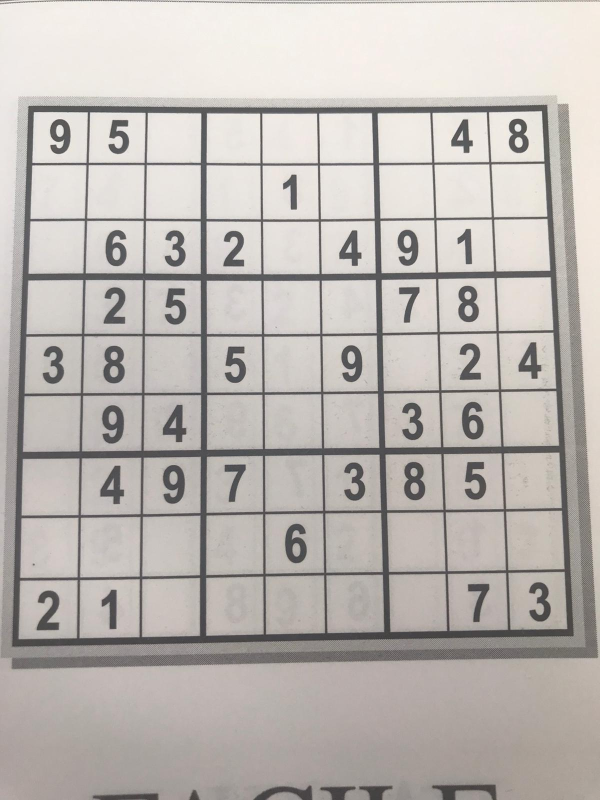
#> input picture Thomas/exemple 1.jpg, 1200 x 1600 px (shown at 1/2 size)
$ python grid_extractor.py
#> lines starting #> are read from the running program, lines starting #| are printed output that depends on the picture; after the words box and inside, x2 and y2 are one past the last pixel; in counts of white or black regions, pixels touching at a corner belong together
import cv2
import operator
import numpy as np
from matplotlib import pyplot as plt


# [68 lines left out: functions plot_many_images, show_image, show_digits, convert_when_colour, display_points, display_rects and 1 more, not called in this run]


def pre_process_image(img, skip_dilate=False):
	"""Uses a blurring function, adaptive thresholding and dilation to expose the main features of an image."""

	# Gaussian blur with a kernal size (height, width) of 9.
	# Note that kernal sizes must be positive and odd and the kernel must be square.
	proc = cv2.GaussianBlur(img.copy(), (9, 9), 0)

	# Adaptive threshold using 11 nearest neighbour pixels
	proc = cv2.adaptiveThreshold(proc, 255, cv2.ADAPTIVE_THRESH_GAUSSIAN_C, cv2.THRESH_BINARY, 11, 2)

	# Invert colours, so gridlines have non-zero pixel values.
	# Necessary to dilate the image, otherwise will look like erosion instead.
	proc = cv2.bitwise_not(proc, proc)

	if not skip_dilate:
		# Dilate the image to increase the size of the grid lines.
		kernel = np.array([[0., 1., 0.], [1., 1., 1.], [0., 1., 0.]], np.uint8)
		proc = cv2.dilate(proc, kernel)

	return proc


def find_corners_of_largest_polygon(img):
	"""Finds the 4 extreme corners of the largest contour in the image."""
	contours, h = cv2.findContours(img.copy(), cv2.RETR_EXTERNAL, cv2.CHAIN_APPROX_SIMPLE)  # Find contours
	contours = sorted(contours, key=cv2.contourArea, reverse=True)  # Sort by area, descending
	polygon = contours[0]  # Largest image

	# Use of `operator.itemgetter` with `max` and `min` allows us to get the index of the point
	# Each point is an array of 1 coordinate, hence the [0] getter, then [0] or [1] used to get x and y respectively.

	# Bottom-right point has the largest (x + y) value
	# Top-left has point smallest (x + y) value
	# Bottom-left point has smallest (x - y) value
	# Top-right point has largest (x - y) value
	bottom_right, _ = max(enumerate([pt[0][0] + pt[0][1] for pt in polygon]), key=operator.itemgetter(1))
	top_left, _ = min(enumerate([pt[0][0] + pt[0][1] for pt in polygon]), key=operator.itemgetter(1))
	bottom_left, _ = min(enumerate([pt[0][0] - pt[0][1] for pt in polygon]), key=operator.itemgetter(1))
	top_right, _ = max(enumerate([pt[0][0] - pt[0][1] for pt in polygon]), key=operator.itemgetter(1))

	# Return an array of all 4 points using the indices
	# Each point is in its own array of one coordinate
	return [polygon[top_left][0], polygon[top_right][0], polygon[bottom_right][0], polygon[bottom_left][0]]


def distance_between(p1, p2):
	"""Returns the scalar distance between two points"""
	a = p2[0] - p1[0]
	b = p2[1] - p1[1]
	return np.sqrt((a ** 2) + (b ** 2))


def crop_and_warp(img, crop_rect):
	"""Crops and warps a rectangular section from an image into a square of similar size."""

	# Rectangle described by top left, top right, bottom right and bottom left points
	top_left, top_right, bottom_right, bottom_left = crop_rect[0], crop_rect[1], crop_rect[2], crop_rect[3]

	# Explicitly set the data type to float32 or `getPerspectiveTransform` will throw an error
	src = np.array([top_left, top_right, bottom_right, bottom_left], dtype='float32')

	# Get the longest side in the rectangle
	side = max([
		distance_between(bottom_right, top_right),
		distance_between(top_left, bottom_left),
		distance_between(bottom_right, bottom_left),
		distance_between(top_left, top_right)
	])

	# Describe a square with side of the calculated length, this is the new perspective we want to warp to
	dst = np.array([[0, 0], [side - 1, 0], [side - 1, side - 1], [0, side - 1]], dtype='float32')

	# Gets the transformation matrix for skewing the image to fit a square by comparing the 4 before and after points
	m = cv2.getPerspectiveTransform(src, dst)

	# Performs the transformation on the original image
	return cv2.warpPerspective(img, m, (int(side), int(side)))


def infer_grid(img):
	"""Infers 81 cell grid from a square image."""
	squares = []
	side = img.shape[:1]
	side = side[0] / 9

	# Note that we swap j and i here so the rectangles are stored in the list reading left-right instead of top-down.
	for j in range(9):
		for i in range(9):
			p1 = (i * side, j * side)  # Top left corner of a bounding box
			p2 = ((i + 1) * side, (j + 1) * side)  # Bottom right corner of bounding box
			squares.append((p1, p2))
	return squares


def cut_from_rect(img, rect):
	"""Cuts a rectangle from an image using the top left and bottom right points."""
	return img[int(rect[0][1]):int(rect[1][1]), int(rect[0][0]):int(rect[1][0])]


def scale_and_centre(img, size, margin=0, background=0):
	"""Scales and centres an image onto a new background square."""
	h, w = img.shape[:2]

	def centre_pad(length):
		"""Handles centering for a given length that may be odd or even."""
		if length % 2 == 0:
			side1 = int((size - length) / 2)
			side2 = side1
		else:
			side1 = int((size - length) / 2)
			side2 = side1 + 1
		return side1, side2

	def scale(r, x):
		return int(r * x)

	if h > w:
		t_pad = int(margin / 2)
		b_pad = t_pad
		ratio = (size - margin) / h
		w, h = scale(ratio, w), scale(ratio, h)
		l_pad, r_pad = centre_pad(w)
	else:
		l_pad = int(margin / 2)
		r_pad = l_pad
		ratio = (size - margin) / w
		w, h = scale(ratio, w), scale(ratio, h)
		t_pad, b_pad = centre_pad(h)

	img = cv2.resize(img, (w, h))
	img = cv2.copyMakeBorder(img, t_pad, b_pad, l_pad, r_pad, cv2.BORDER_CONSTANT, None, background)
	return cv2.resize(img, (size, size))


def find_largest_feature(inp_img, scan_tl=None, scan_br=None):
	"""
	Uses the fact the `floodFill` function returns a bounding box of the area it filled to find the biggest
	connected pixel structure in the image. Fills this structure in white, reducing the rest to black.
	"""
	img = inp_img.copy()  # Copy the image, leaving the original untouched
	height, width = img.shape[:2]

	max_area = 0
	seed_point = (None, None)

	if scan_tl is None:
		scan_tl = [0, 0]

	if scan_br is None:
		scan_br = [width, height]

	# Loop through the image
	for x in range(scan_tl[0], scan_br[0]):
		for y in range(scan_tl[1], scan_br[1]):
			# Only operate on light or white squares
			if img.item(y, x) == 255 and x < width and y < height:  # Note that .item() appears to take input as y, x
				area = cv2.floodFill(img, None, (x, y), 64)
				if area[0] > max_area:  # Gets the maximum bound area which should be the grid
					max_area = area[0]
					seed_point = (x, y)

	# Colour everything grey (compensates for features outside of our middle scanning range
	for x in range(width):
		for y in range(height):
			if img.item(y, x) == 255 and x < width and y < height:
				cv2.floodFill(img, None, (x, y), 64)

	mask = np.zeros((height + 2, width + 2), np.uint8)  # Mask that is 2 pixels bigger than the image

	# Highlight the main feature
	if all([p is not None for p in seed_point]):
		cv2.floodFill(img, mask, seed_point, 255)

	top, bottom, left, right = height, 0, width, 0

	for x in range(width):
		for y in range(height):
			if img.item(y, x) == 64:  # Hide anything that isn't the main feature
				cv2.floodFill(img, mask, (x, y), 0)

			# Find the bounding parameters
			if img.item(y, x) == 255:
				top = y if y < top else top
				bottom = y if y > bottom else bottom
				left = x if x < left else left
				right = x if x > right else right

	bbox = [[left, top], [right, bottom]]
	return img, np.array(bbox, dtype='float32'), seed_point


def extract_digit(img, rect, size):
	"""Extracts a digit (if one exists) from a Sudoku square."""

	digit = cut_from_rect(img, rect)  # Get the digit box from the whole square

	# Use fill feature finding to get the largest feature in middle of the box
	# Margin used to define an area in the middle we would expect to find a pixel belonging to the digit
	h, w = digit.shape[:2]
	margin = int(np.mean([h, w]) / 2.5)
	_, bbox, seed = find_largest_feature(digit, [margin, margin], [w - margin, h - margin])
	digit = cut_from_rect(digit, bbox)

	# Scale and pad the digit so that it fits a square of the digit size we're using for machine learning
	w = bbox[1][0] - bbox[0][0]
	h = bbox[1][1] - bbox[0][1]

	# Ignore any small bounding boxes
	if w > 0 and h > 0 and (w * h) > 100 and len(digit) > 0:
		return scale_and_centre(digit, size, 4)
	else:
		return np.zeros((size, size), np.uint8)


def get_digits(img, squares, size):
	"""Extracts digits from their cells and builds an array"""
	digits = []
	img = pre_process_image(img.copy(), skip_dilate=True)
	for square in squares:
		digits.append(extract_digit(img, square, size))
	return digits


def erosion(digits):
	kernel = np.array([[01., 0, 0.], [0., 0.,0.], [1., 0., 1.]], np.uint8)
	for i in range(len(digits)):
		digits[i] = cv2.erode(digits[i], kernel)


def parse_grid(path):
	original = cv2.imread(path, cv2.IMREAD_GRAYSCALE)
	processed = pre_process_image(original)
	corners = find_corners_of_largest_polygon(processed)
	cropped = crop_and_warp(original, corners)
	squares = infer_grid(cropped)
	digits = get_digits(cropped, squares, 28)
	erosion(digits)
	return(digits)


def main():
	parse_grid('exemple 1.jpg')
#> in pre_process_image, `proc = cv2.adaptiveThreshold(proc, 255, cv2.ADAPTIVE_THRESH_GAUSSIAN_C..`:
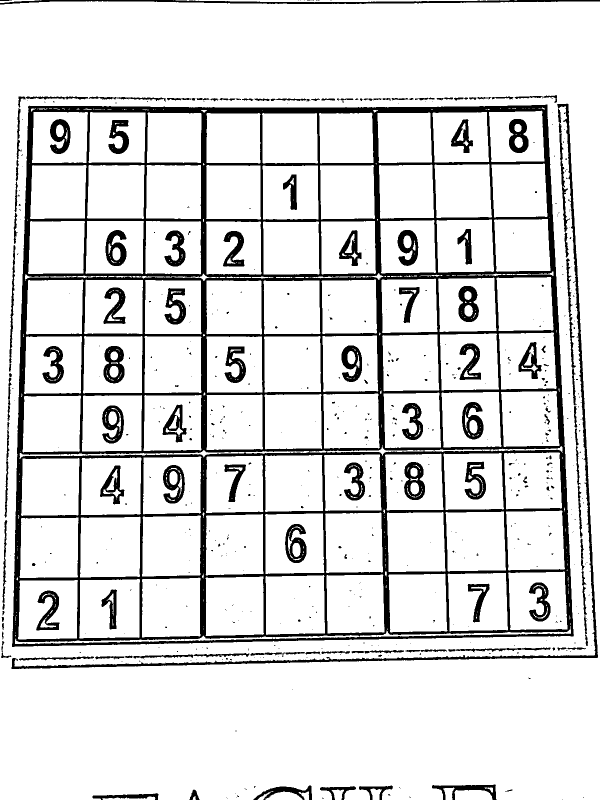
#> proc: shape (1600, 1200) (shown at 1/2 size); 87% white; 596 black regions (462 under 20 px), largest, box (x1, y1, x2, y2) and area: (24, 209, 1148, 1294) 155073, (23, 207, 1196, 1338) 13110, (0, 0, 1200, 9) 4295
#> in pre_process_image, `proc = cv2.dilate(proc, kernel)`:
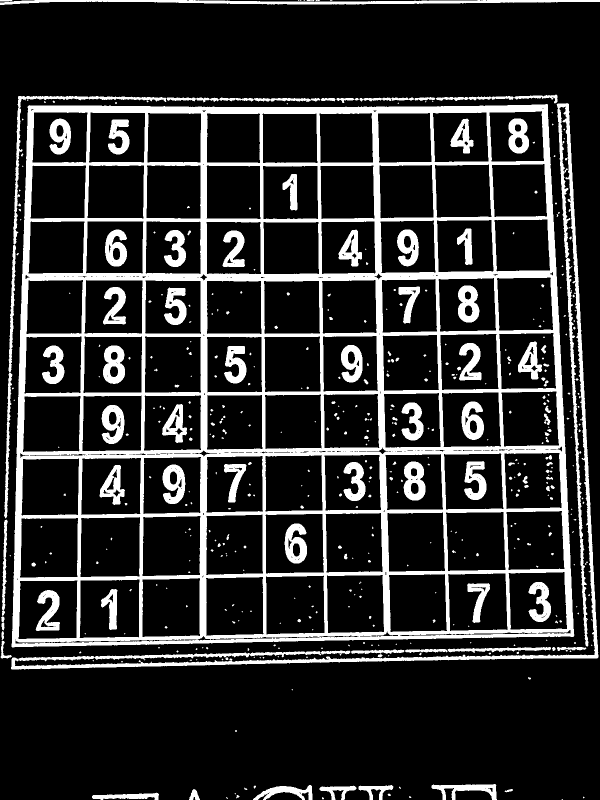
#> proc: shape (1600, 1200) (shown at 1/2 size); 17.3% white; 465 white regions (287 under 20 px)
#> in find_corners_of_largest_polygon, `contours, h = cv2.findContours(img.copy(), cv2.RETR_EXTERNAL, cv2.CHAI..`: contours = 147 contours, 118 with area under 20; largest, box (x1, y1, x2, y2) and area: (23, 208, 1149, 1295) 1158486, (22, 206, 1197, 1339) 22656, (8, 192, 333, 1037) 5143, (0, 0, 1200, 10) 5046, (863, 1568, 994, 1600) 1718; h = 147 rows, first 6: [1, -1, -1, -1], [2, 0, -1, -1], [3, 1, -1, -1], [4, 2, -1, -1], [5, 3, -1, -1], [6, 4, -1, -1]
#> in find_corners_of_largest_polygon, `polygon = contours[0]`: polygon = contour of 600 points, box (x1, y1, x2, y2) (23, 208, 1149, 1295), area 1158486
#> in find_corners_of_largest_polygon, `bottom_right, _ = max(enumerate([pt[0][0] + pt[0][1] for pt in polygon..`: bottom_right = 448
#> in find_corners_of_largest_polygon, `top_left, _ = min(enumerate([pt[0][0] + pt[0][1] for pt in polygon]), ..`: top_left = 106
#> in find_corners_of_largest_polygon, `bottom_left, _ = min(enumerate([pt[0][0] - pt[0][1] for pt in polygon]..`: bottom_left = 288
#> in find_corners_of_largest_polygon, `top_right, _ = max(enumerate([pt[0][0] - pt[0][1] for pt in polygon]),..`: top_right = 598
#> in parse_grid, `corners = find_corners_of_largest_polygon(processed)`: corners = [[57, 211], [1095, 209], [1146, 1273], [23, 1293]]
#> in crop_and_warp, `top_left, top_right, bottom_right, bottom_left = crop_rect[0], crop_re..`: top_left = [57, 211]; top_right = [1095, 209]; bottom_right = [1146, 1273]; bottom_left = [23, 1293]
#> in crop_and_warp, `src = np.array([top_left, top_right, bottom_right, bottom_left], dtype..`: src = [[57, 211], [1095, 209], [1146, 1273], [23, 1293]]
#> in distance_between, `a = p2[0] - p1[0]`: a = -51
#> in distance_between, `b = p2[1] - p1[1]`: b = -1064
#> in crop_and_warp, `side = max([ distance_between(bottom_right, top_right), distance_betwe..`: side = 1123.2
#> in crop_and_warp, `dst = np.array([[0, 0], [side - 1, 0], [side - 1, side - 1], [0, side ..`: dst = [[0, 0], [1122.2, 0], [1122.2, 1122.2], [0, 1122.2]]
#> in crop_and_warp, `m = cv2.getPerspectiveTransform(src, dst)`: m = [[1.08, 0.034, -68.79], [0.0022, 1.14, -240.7], [-1.48e-05, 7.72e-05, 1]]
#> in crop_and_warp, `return cv2.warpPerspective(img, m, (int(side), int(side)))`:
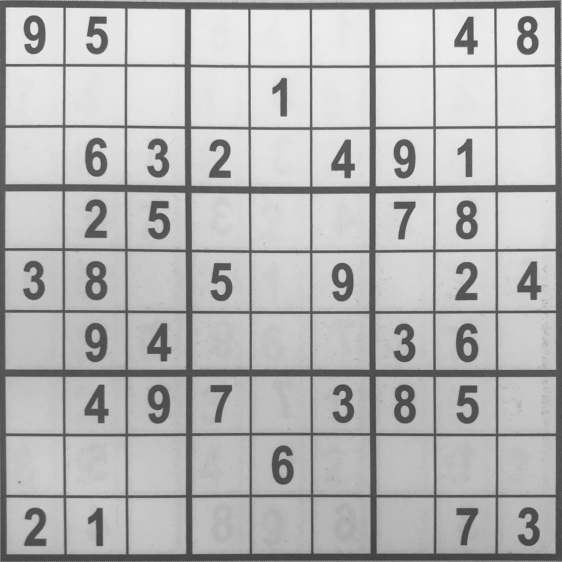
#> returned value: shape (1123, 1123) (shown at 1/2 size); min 55, max 249, mean 181.5
#> in parse_grid, `squares = infer_grid(cropped)`: squares = 81 items
#> call 2 of pre_process_image, with skip_dilate = True
#> in pre_process_image (call 2), `proc = cv2.adaptiveThreshold(proc, 255, cv2.ADAPTIVE_THRESH_GAUSSIAN_C..`:
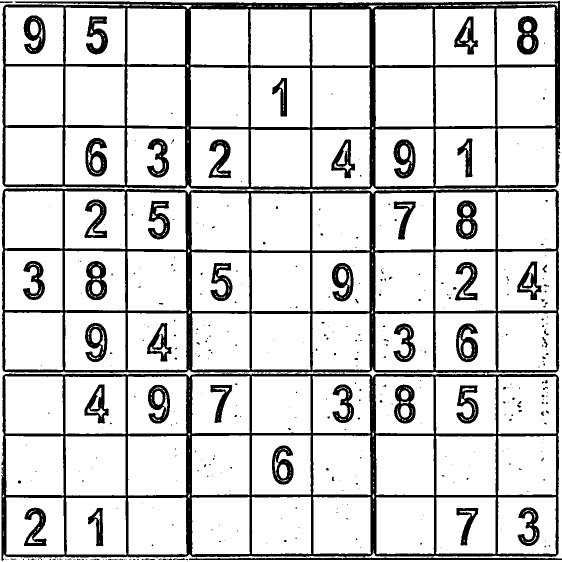
#> proc: shape (1123, 1123) (shown at 1/2 size); 83.1% white; 404 black regions (330 under 20 px), largest, box (x1, y1, x2, y2) and area: (3, 376, 1119, 1122) 93502, (4, 1, 1121, 380) 54751, (378, 1115, 1123, 1120) 2890
#> the loop in get_digits, `for square in squares:` made 81 passes
#> square on passes 37 to 48: ((0, 499.1), (124.8, 623.9)), ((124.8, 499.1), (249.6, 623.9)), ((249.6, 499.1), (374.3, 623.9)), ((374.3, 499.1), (499.1, 623.9)), ((499.1, 499.1), (623.9, 623.9)), ((623.9, 499.1), (748.7, 623.9)), ((748.7, 499.1), (873.4, 623.9)), ((873.4, 499.1), (998.2, 623.9)), ((998.2, 499.1), (1123, 623.9)), ((0, 623.9), (124.8, 748.7)), ((124.8, 623.9), (249.6, 748.7)), ((249.6, 623.9), (374.3, 748.7))
#> (square, margin in extract_digit) on passes 3, 4, 5, 6, 7, 10: (((249.6, 0), (374.3, 124.8)), 49), (((374.3, 0), (499.1, 124.8)), 49), (((499.1, 0), (623.9, 124.8)), 49), (((623.9, 0), (748.7, 124.8)), 49), (((748.7, 0), (873.4, 124.8)), 49), (((0, 124.8), (124.8, 249.6)), 49)
#> pass 1, in extract_digit, `digit = cut_from_rect(digit, bbox)`:
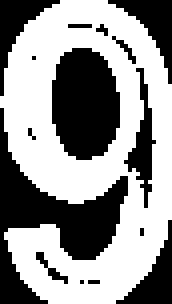
#> digit: shape (76, 43) (shown 4 times larger); 57.7% white; 15 black regions (9 under 20 px), largest, box (x1, y1, x2, y2) and area: (0, 27, 32, 76) 510, (13, 12, 30, 40) 385, (27, 0, 43, 21) 118, (0, 0, 15, 24) 111, (29, 55, 43, 76) 110, (31, 17, 39, 52) 99
#> pass 1, in scale_and_centre, `img = cv2.copyMakeBorder(img, t_pad, b_pad, l_pad, r_pad, cv2.BORDER_C..`:
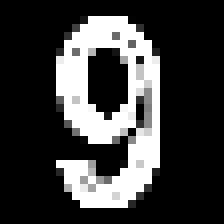
#> img: shape (28, 28) (shown 8 times larger); min 0, max 255, mean 59.8
#> pass 2, in extract_digit (call 2), `digit = cut_from_rect(img, rect)`:
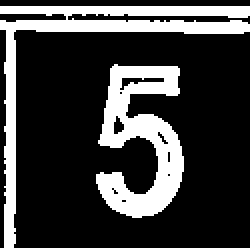
#> digit: shape (124, 125) (shown 2 times larger); 23.8% white; 2 white regions, box (x1, y1, x2, y2) and area: (0, 3, 125, 124) 1893, (48, 32, 92, 109) 1795
#> the loop in erosion, `for i in range(len(digits)):` made 81 passes

if __name__ == '__main__':
	main()
